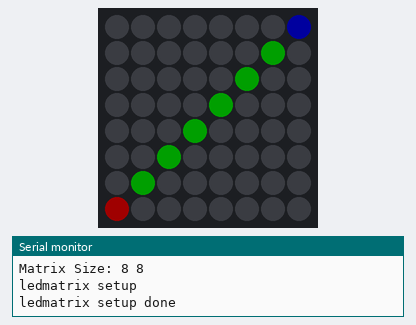
The sketch below on a simulated ESP8266 (NodeMCU). On the bench: 8×8 RGB LED matrix (first LED top left, wired row by row), the last lines printed to the serial monitor. Dim RGB values are drawn brighter than linear.

Above: at 1.1 s.
At 3.1 s:
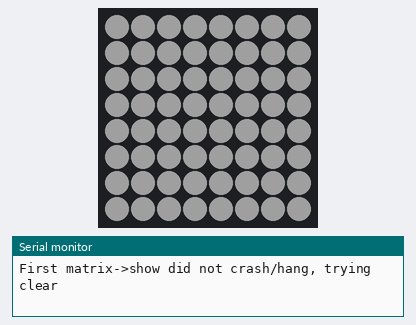
At 6.1 s:
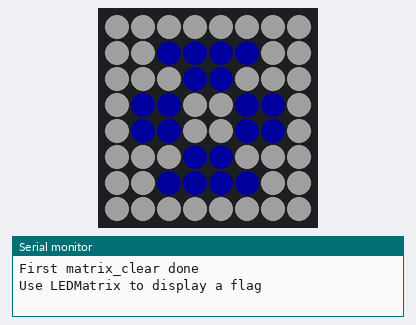
At 9.1 s:
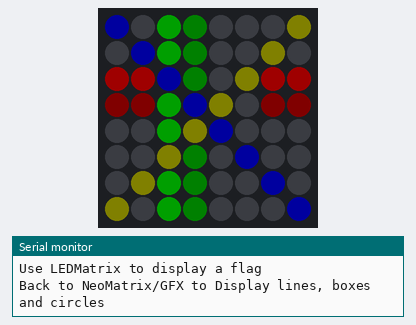
At 12.1 s:
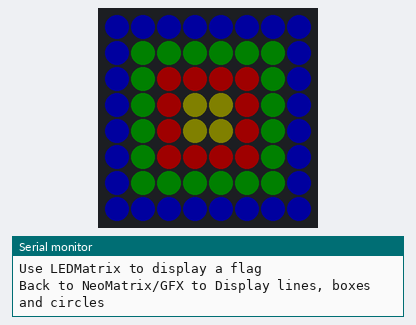
At 15.1 s:
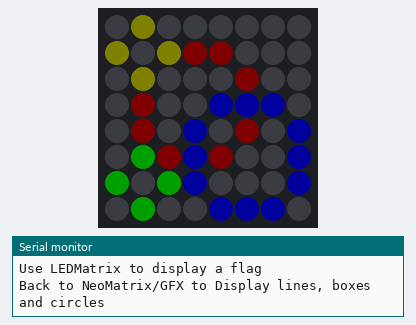

Measured:
- by itself, everything shown: repeats every 12.0 s, in 4 steps
- what the display in image 0 shows lasts 2.0 s, from 1.0 s to 3.0 s
- what the display in image 1 shows lasts 3.0 s, from 3.0 s to 6.0 s

The sketch:

NeoMatrix_LEDMatrix.ino
```cpp
// (licence header left out)
#include "config.h"


#if defined(ESP32) or defined(ESP8266)
#define PIN 27
#else
#define PIN 27
#endif


// cLEDMatrix defines
cLEDMatrix<MATRIX_TILE_WIDTH, MATRIX_TILE_HEIGHT, HORIZONTAL_ZIGZAG_MATRIX,
    MATRIX_TILE_H, MATRIX_TILE_V, HORIZONTAL_BLOCKS> ledmatrix;


// Normally we would define this:
//CRGB leds[NUMMATRIX];

// cLEDMatrix creates a FastLED array inside its object and we need to retrieve
// a pointer to its first element to act as a regular FastLED array, necessary
// for NeoMatrix and other operations that may work directly on the array like FadeAll.
CRGB *leds = ledmatrix[0];

FastLED_NeoMatrix *matrix = new FastLED_NeoMatrix(leds, MATRIX_TILE_WIDTH, MATRIX_TILE_HEIGHT,
MATRIX_TILE_H, MATRIX_TILE_V,
  NEO_MATRIX_TOP     + NEO_MATRIX_RIGHT +
    NEO_MATRIX_ROWS + NEO_MATRIX_ZIGZAG +
    NEO_TILE_TOP + NEO_TILE_LEFT +  NEO_TILE_PROGRESSIVE);

void matrix_clear() {
    // FastLED.clear does not work properly with multiple matrices connected via parallel inputs
    // on ESP8266 (not sure about other chips).
    memset(leds, 0, NUMMATRIX*3);
}


// This could also be defined as matrix->color(255,0,0) but those defines
// are meant to work for adafruit_gfx backends that are lacking color()
#define LED_BLACK		0

#define LED_RED_VERYLOW 	(3 <<  11)
#define LED_RED_LOW 		(7 <<  11)
#define LED_RED_MEDIUM 		(15 << 11)
#define LED_RED_HIGH 		(31 << 11)

#define LED_GREEN_VERYLOW	(1 <<  5)
#define LED_GREEN_LOW 		(15 << 5)
#define LED_GREEN_MEDIUM 	(31 << 5)
#define LED_GREEN_HIGH 		(63 << 5)

#define LED_BLUE_VERYLOW	3
#define LED_BLUE_LOW 		7
#define LED_BLUE_MEDIUM 	15
#define LED_BLUE_HIGH 		31

#define LED_ORANGE_VERYLOW	(LED_RED_VERYLOW + LED_GREEN_VERYLOW)
#define LED_ORANGE_LOW		(LED_RED_LOW     + LED_GREEN_LOW)
#define LED_ORANGE_MEDIUM	(LED_RED_MEDIUM  + LED_GREEN_MEDIUM)
#define LED_ORANGE_HIGH		(LED_RED_HIGH    + LED_GREEN_HIGH)

#define LED_PURPLE_VERYLOW	(LED_RED_VERYLOW + LED_BLUE_VERYLOW)
#define LED_PURPLE_LOW		(LED_RED_LOW     + LED_BLUE_LOW)
#define LED_PURPLE_MEDIUM	(LED_RED_MEDIUM  + LED_BLUE_MEDIUM)
#define LED_PURPLE_HIGH		(LED_RED_HIGH    + LED_BLUE_HIGH)

#define LED_CYAN_VERYLOW	(LED_GREEN_VERYLOW + LED_BLUE_VERYLOW)
#define LED_CYAN_LOW		(LED_GREEN_LOW     + LED_BLUE_LOW)
#define LED_CYAN_MEDIUM		(LED_GREEN_MEDIUM  + LED_BLUE_MEDIUM)
#define LED_CYAN_HIGH		(LED_GREEN_HIGH    + LED_BLUE_HIGH)

#define LED_WHITE_VERYLOW	(LED_RED_VERYLOW + LED_GREEN_VERYLOW + LED_BLUE_VERYLOW)
#define LED_WHITE_LOW		(LED_RED_LOW     + LED_GREEN_LOW     + LED_BLUE_LOW)
#define LED_WHITE_MEDIUM	(LED_RED_MEDIUM  + LED_GREEN_MEDIUM  + LED_BLUE_MEDIUM)
#define LED_WHITE_HIGH		(LED_RED_HIGH    + LED_GREEN_HIGH    + LED_BLUE_HIGH)

// In a case of a tile of neomatrices, this test is helpful to make sure that the
// pixels are all in sequence (to check your wiring order and the tile options you
// gave to the constructor).
void count_pixels() {
    matrix_clear();
    for (uint16_t i=0; i<mh; i++) {
	for (uint16_t j=0; j<mw; j++) {
	    matrix->drawPixel(j, i, i%3==0?LED_BLUE_HIGH:i%3==1?LED_RED_HIGH:LED_GREEN_HIGH);
	    // depending on the matrix size, it's too slow to display each pixel, so
	    // make the scan init faster. This will however be too fast on a small matrix.
	    #ifdef ESP8266
	    if (!(j%3)) matrix->show();
	    yield(); // reset watchdog timer
	    #elif ESP32
	    delay(1);
	    matrix->show();
	    #else
	    matrix->show();
	    #endif
	}
    }
}

void display_lines() {
    matrix_clear();

    // 4 levels of crossing red lines.
    matrix->drawLine(0,mh/2-2, mw-1,2, LED_RED_VERYLOW);
    matrix->drawLine(0,mh/2-1, mw-1,3, LED_RED_LOW);
    matrix->drawLine(0,mh/2,   mw-1,mh/2, LED_RED_MEDIUM);
    matrix->drawLine(0,mh/2+1, mw-1,mh/2+1, LED_RED_HIGH);

    // 4 levels of crossing green lines.
    matrix->drawLine(mw/2-2, 0, mw/2-2, mh-1, LED_GREEN_VERYLOW);
    matrix->drawLine(mw/2-1, 0, mw/2-1, mh-1, LED_GREEN_LOW);
    matrix->drawLine(mw/2+0, 0, mw/2+0, mh-1, LED_GREEN_MEDIUM);
    matrix->drawLine(mw/2+1, 0, mw/2+1, mh-1, LED_GREEN_HIGH);

    // Diagonal blue line.
    matrix->drawLine(0,0, mw-1,mh-1, LED_BLUE_HIGH);
    matrix->drawLine(0,mh-1, mw-1,0, LED_ORANGE_MEDIUM);
    matrix->show();
}

void display_boxes() {
    matrix_clear();
    matrix->drawRect(0,0, mw,mh, LED_BLUE_HIGH);
    matrix->drawRect(1,1, mw-2,mh-2, LED_GREEN_MEDIUM);
    matrix->fillRect(2,2, mw-4,mh-4, LED_RED_HIGH);
    matrix->fillRect(3,3, mw-6,mh-6, LED_ORANGE_MEDIUM);
    matrix->show();
}

void display_circles() {
    matrix_clear();
    matrix->drawCircle(mw/2,mh/2, 2, LED_RED_MEDIUM);
    matrix->drawCircle(mw/2-1-min(mw,mh)/8, mh/2-1-min(mw,mh)/8, min(mw,mh)/4, LED_BLUE_HIGH);
    matrix->drawCircle(mw/2+1+min(mw,mh)/8, mh/2+1+min(mw,mh)/8, min(mw,mh)/4-1, LED_ORANGE_MEDIUM);
    matrix->drawCircle(1,mh-2, 1, LED_GREEN_LOW);
    matrix->drawCircle(mw-2,1, 1, LED_GREEN_HIGH);
    if (min(mw,mh)>12) matrix->drawCircle(mw/2-1, mh/2-1, min(mh/2-1,mw/2-1), LED_CYAN_HIGH);
    matrix->show();
}


void loop() {
#if 0
    Serial.println("Count pixels");
    count_pixels();
    Serial.println("Count pixels done");
    delay(1000);
#endif

    Serial.println("Use LEDMatrix to display a flag");
    flag();
    delay(3000);
    matrix_clear();

    Serial.println("Back to NeoMatrix/GFX to Display lines, boxes and circles");
    display_lines();
    delay(3000);

    display_boxes();
    delay(3000);

    display_circles();
    delay(3000);
    matrix_clear();


    Serial.println("Demo loop done, starting over");
}

void setup() {
    // Normal output
    FastLED.addLeds<NEOPIXEL,PIN>(leds, NUMMATRIX).setCorrection(TypicalLEDStrip);
    // Parallel output on 3 lines (ESP8266)
    //FastLED.addLeds<WS2811_PORTA,3>(leds, NUMMATRIX/3).setCorrection(TypicalLEDStrip);
    // Time for serial port to work?
    delay(1000);
    Serial.begin(115200);
    Serial.print("Matrix Size: ");
    Serial.print(mw);
    Serial.print(" ");
    Serial.println(mh);
    matrix->begin();
    matrix->setTextWrap(false);
    matrix->setBrightness(BRIGHTNESS);
    // Mix in an init of LEDMatrix
    sprite_setup();
    delay(2000);
    Serial.println("If the code crashes here, decrease the brightness or turn off the all white display below");
    // Test full bright of all LEDs. If brightness is too high
    // for your current limit (i.e. USB), decrease it.
#ifndef DISABLE_WHITE
    matrix->fillScreen(LED_WHITE_HIGH);
    matrix->show();
    Serial.println("First matrix->show did not crash/hang, trying clear");
    delay(3000);
    matrix_clear();
    Serial.println("First matrix_clear done");
#endif
}

// vim:sts=4:sw=4
```

LEDMatrix_Flag.ino
```cpp
#include "config.h"


void sprite_setup()
{
    Serial.println("ledmatrix setup");
    ledmatrix.DrawLine (0, 0, ledmatrix.Width() - 1, ledmatrix.Height() - 1, CRGB(0, 255, 0));
    ledmatrix.DrawPixel(0, 0, CRGB(255, 0, 0));
    ledmatrix.DrawPixel(ledmatrix.Width() - 1, ledmatrix.Height() - 1, CRGB(0, 0, 255));
    FastLED.show();
    Serial.println("ledmatrix setup done");
}


void flag()
{
    matrix_clear();
    ledmatrix.DrawFilledRectangle(0, 0, ledmatrix.Width() - 1, ledmatrix.Height() - 1, CRGB(0, 0, 255));
    ledmatrix.DrawRectangle(0, 0, ledmatrix.Width() - 1, ledmatrix.Height() - 1, CRGB(255, 255, 255));
    ledmatrix.DrawLine(0, 0, ledmatrix.Width() - 1, ledmatrix.Height() - 1, CRGB(255, 255, 255));
    ledmatrix.DrawLine(0, 1, ledmatrix.Width() - 1, ledmatrix.Height() - 2, CRGB(255, 255, 255));
    ledmatrix.DrawLine(0, ledmatrix.Height() - 1, ledmatrix.Width() - 1, 0, CRGB(255, 255, 255));
    ledmatrix.DrawLine(0, ledmatrix.Height() - 2, ledmatrix.Width() - 1, 1, CRGB(255, 255, 255));
    FastLED.show();
}
```

config.h
```cpp
#ifndef config_h
#define config_h
#include <Adafruit_GFX.h>
#include <FastLED_NeoMatrix.h>
#include <FastLED.h>

#include <LEDMatrix.h>
//
// Used by LEDMatrix
#define MATRIX_TILE_WIDTH   8 // width of EACH NEOPIXEL MATRIX (not total display)
#define MATRIX_TILE_HEIGHT  8 // height of each matrix
#define MATRIX_TILE_H       1  // number of matrices arranged horizontally
#define MATRIX_TILE_V       1  // number of matrices arranged vertically

// Used by NeoMatrix
#define mw (MATRIX_TILE_WIDTH *  MATRIX_TILE_H)
#define mh (MATRIX_TILE_HEIGHT * MATRIX_TILE_V)
#define NUMMATRIX (mw*mh)

// Compat for some other demos
#define NUM_LEDS NUMMATRIX
#define MATRIX_HEIGHT mh
#define MATRIX_WIDTH mw

#define BRIGHTNESS 32
#endif
```
